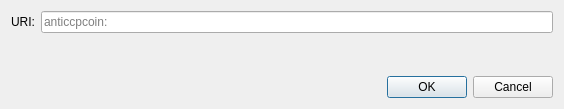
<?xml version="1.0" encoding="UTF-8"?>
<ui version="4.0">
 <class>OpenURIDialog</class>
 <widget class="QDialog" name="OpenURIDialog">
  <property name="geometry">
   <rect>
    <x>0</x>
    <y>0</y>
    <width>564</width>
    <height>109</height>
   </rect>
  </property>
  <property name="windowTitle">
   <string>Open anticcpcoin URI</string>
  </property>
  <layout class="QVBoxLayout" name="verticalLayout">
   <item>
    <layout class="QHBoxLayout" name="horizontalLayout">
     <item>
      <widget class="QLabel" name="label">
       <property name="text">
        <string>URI:</string>
       </property>
      </widget>
     </item>
     <item>
      <widget class="QValidatedLineEdit" name="uriEdit">
       <property name="placeholderText">
        <string notr="true">anticcpcoin:</string>
       </property>
      </widget>
     </item>
    </layout>
   </item>
   <item>
    <spacer name="verticalSpacer">
     <property name="orientation">
      <enum>Qt::Vertical</enum>
     </property>
     <property name="sizeHint" stdset="0">
      <size>
       <width>20</width>
       <height>40</height>
      </size>
     </property>
    </spacer>
   </item>
   <item>
    <widget class="QDialogButtonBox" name="buttonBox">
     <property name="orientation">
      <enum>Qt::Horizontal</enum>
     </property>
     <property name="standardButtons">
      <set>QDialogButtonBox::Cancel|QDialogButtonBox::Ok</set>
     </property>
    </widget>
   </item>
  </layout>
 </widget>
 <customwidgets>
  <customwidget>
   <class>QValidatedLineEdit</class>
   <extends>QLineEdit</extends>
   <header>qt/qvalidatedlineedit.h</header>
  </customwidget>
 </customwidgets>
 <resources/>
 <connections>
  <connection>
   <sender>buttonBox</sender>
   <signal>accepted()</signal>
   <receiver>OpenURIDialog</receiver>
   <slot>accept()</slot>
   <hints>
    <hint type="sourcelabel">
     <x>248</x>
     <y>254</y>
    </hint>
    <hint type="destinationlabel">
     <x>157</x>
     <y>274</y>
    </hint>
   </hints>
  </connection>
  <connection>
   <sender>buttonBox</sender>
   <signal>rejected()</signal>
   <receiver>OpenURIDialog</receiver>
   <slot>reject()</slot>
   <hints>
    <hint type="sourcelabel">
     <x>316</x>
     <y>260</y>
    </hint>
    <hint type="destinationlabel">
     <x>286</x>
     <y>274</y>
    </hint>
   </hints>
  </connection>
 </connections>
</ui>
